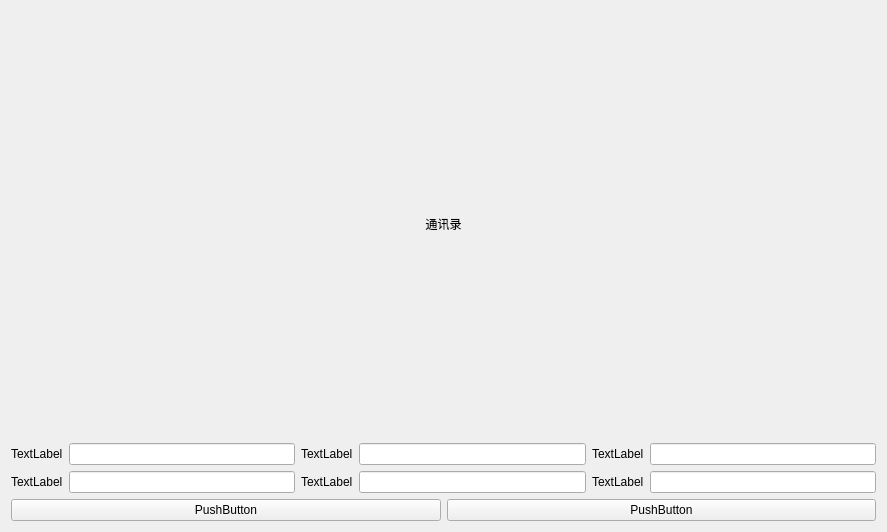
<?xml version="1.0" encoding="UTF-8"?>
<ui version="4.0">
 <class>Form</class>
 <widget class="QWidget" name="Form">
  <property name="geometry">
   <rect>
    <x>0</x>
    <y>0</y>
    <width>887</width>
    <height>532</height>
   </rect>
  </property>
  <property name="windowTitle">
   <string>Form</string>
  </property>
  <layout class="QGridLayout" name="gridLayout_2">
   <item row="0" column="0">
    <layout class="QVBoxLayout" name="verticalLayout">
     <item>
      <widget class="QLabel" name="label">
       <property name="text">
        <string>通讯录</string>
       </property>
       <property name="alignment">
        <set>Qt::AlignCenter</set>
       </property>
      </widget>
     </item>
     <item>
      <layout class="QGridLayout" name="gridLayout">
       <item row="0" column="0">
        <widget class="QLabel" name="label_2">
         <property name="text">
          <string>TextLabel</string>
         </property>
        </widget>
       </item>
       <item row="0" column="1">
        <widget class="QLineEdit" name="lineEdit"/>
       </item>
       <item row="0" column="2">
        <widget class="QLabel" name="label_3">
         <property name="text">
          <string>TextLabel</string>
         </property>
        </widget>
       </item>
       <item row="0" column="4">
        <widget class="QLabel" name="label_4">
         <property name="text">
          <string>TextLabel</string>
         </property>
        </widget>
       </item>
       <item row="0" column="3">
        <widget class="QLineEdit" name="lineEdit_2"/>
       </item>
       <item row="0" column="5">
        <widget class="QLineEdit" name="lineEdit_3"/>
       </item>
       <item row="1" column="0">
        <widget class="QLabel" name="label_5">
         <property name="text">
          <string>TextLabel</string>
         </property>
        </widget>
       </item>
       <item row="1" column="1">
        <widget class="QLineEdit" name="lineEdit_4"/>
       </item>
       <item row="1" column="2">
        <widget class="QLabel" name="label_6">
         <property name="text">
          <string>TextLabel</string>
         </property>
        </widget>
       </item>
       <item row="1" column="4">
        <widget class="QLabel" name="label_7">
         <property name="text">
          <string>TextLabel</string>
         </property>
        </widget>
       </item>
       <item row="1" column="3">
        <widget class="QLineEdit" name="lineEdit_5"/>
       </item>
       <item row="1" column="5">
        <widget class="QLineEdit" name="lineEdit_6"/>
       </item>
      </layout>
     </item>
     <item>
      <layout class="QHBoxLayout" name="horizontalLayout">
       <item>
        <widget class="QPushButton" name="pushButton">
         <property name="text">
          <string>PushButton</string>
         </property>
        </widget>
       </item>
       <item>
        <widget class="QPushButton" name="pushButton_2">
         <property name="text">
          <string>PushButton</string>
         </property>
        </widget>
       </item>
      </layout>
     </item>
    </layout>
   </item>
  </layout>
 </widget>
 <resources/>
 <connections/>
</ui>
